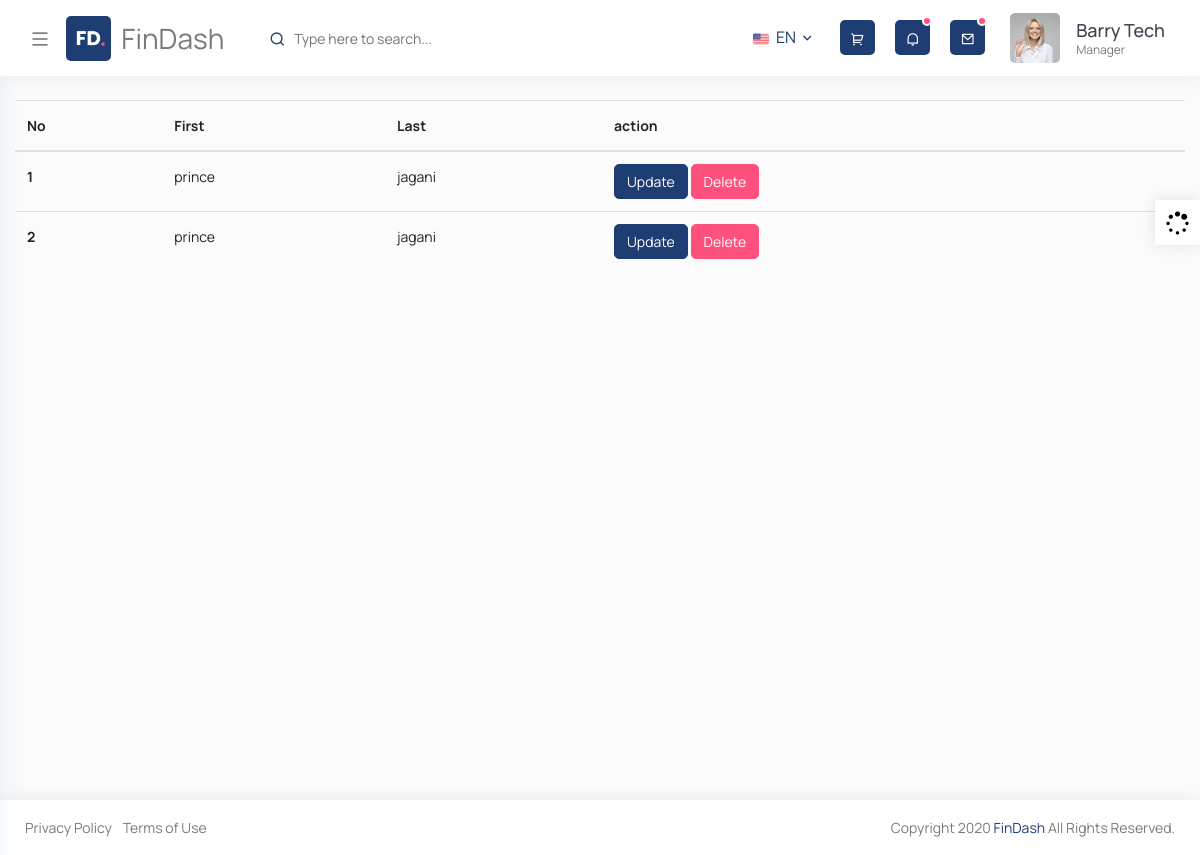
/members/user_show, run on an earlier commit of the app's database.
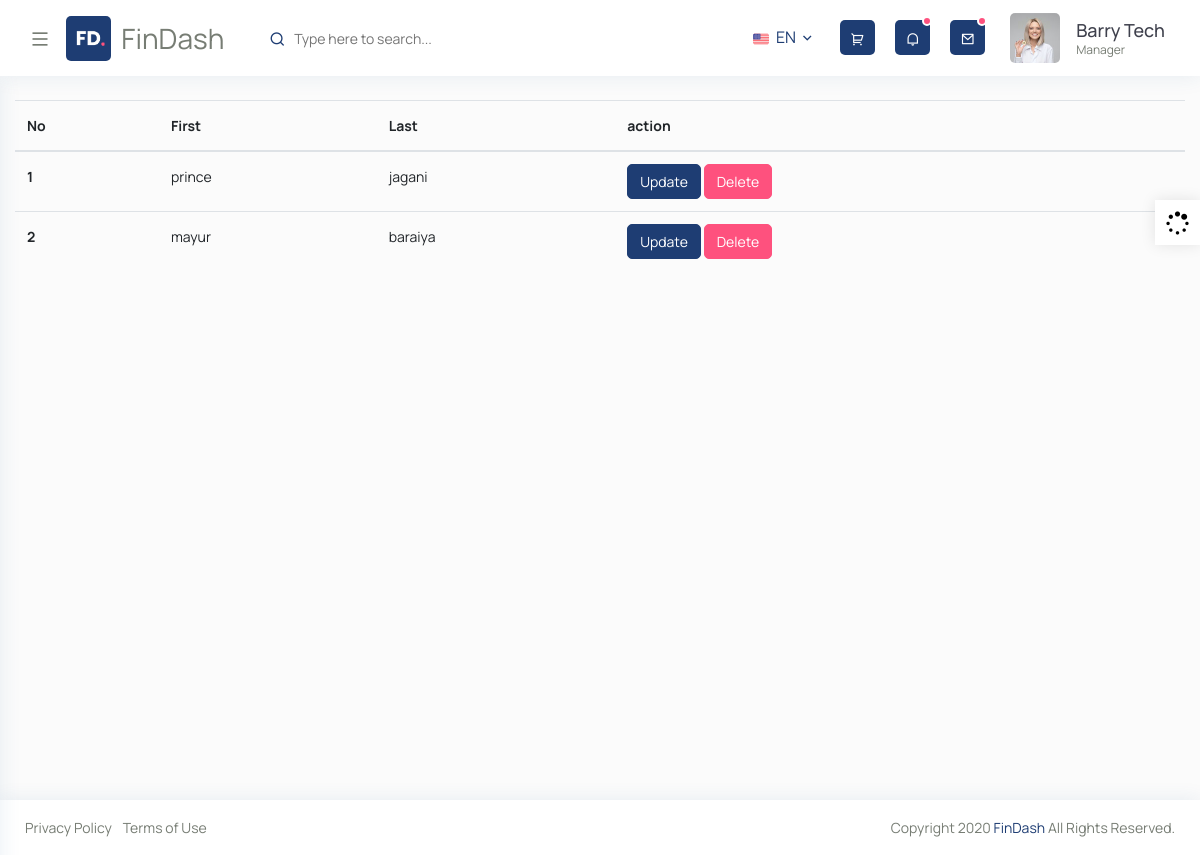
And on a later commit of the database.
### members/models.py (models this page shows, shortened)
class Employees(models.Model):
    f_name=models.CharField(max_length=200)
    l_name=models.CharField(max_length=100)

### members/views.py (the view)
# urls.py: path('user_show',views.user_show, name='user_show'),
def user_show(request):
    emp = Employees.objects.all()
    context={
        'emp':emp,
    }
    return render(request,"user_show.html",context)

### templates/user_show.html (shortened to what this page needs)
{% extends "base.html" %}
{% load static %}
{% block body %}
<div id="content-page" class="content-page">
     <div class="container-fluid">
    <table class="table">
      <thead>
        <tr>
          <th scope="col">No</th>
          <th scope="col">First</th>
          <th scope="col">Last</th>
          <th scope="col">action</th>
        </tr>
      </thead>
      <tbody>
        {% for i in emp %}
        <tr>
          <th scope="row">{{ forloop.counter }}</th>
          <td>{{i.f_name}}</td>
          <td>{{i.l_name}}</td>
          <td><a class="btn btn-primary" href="{% url 'user_update' i.id %}">Update</a>
          <a class="btn btn-danger"href="{% url 'user_delete' i.id %}" onclick="return confirm('Are you sure you want to delete this?')">Delete</a></td>
        </tr>
        {% endfor %}
        </tbody>
        </table>
      </div>
    </div>
    {% endblock %}

### templates/base.html (shortened to what this page needs)
{% load static %}
<!doctype html>
<html lang="en">
<head>
      <link rel="stylesheet" href="{% static 'css/bootstrap.min.css' %}">
      <link rel="stylesheet" href="{% static 'css/typography.css' %}" >
      <link rel="stylesheet" href="{% static 'css/style.css' %}">
      <link rel="stylesheet" href="{% static 'css/responsive.css' %}">
      <link href="{% static 'fullcalendar/core/main.css' %}" rel="stylesheet" />
      <link href="{% static 'fullcalendar/daygrid/main.css' %}" rel="stylesheet" />
      <link href="{% static 'fullcalendar/timegrid/main.css' %}" rel="stylesheet" />
      <link href="{% static 'fullcalendar/list/main.css' %}" rel="stylesheet" />
      <link rel="stylesheet" href="{% static 'css/flatpickr.min.css'  %}" />
   </head>
   <body>
      <div class="wrapper">
         {%  include 'nav.html' %}
         {% block body %}
         {% endblock %}
        </div>
        {%  include 'footer.html' %}
       <div class="iq-colorbox color-fix">
         <div class="buy-button"> <a class="color-full" href="#"><i class="fa fa-spinner fa-spin"></i></a> </div>
       </div>
   </body>
</html>

### templates/nav.html (shortened to what this page needs)
{% load static %}
<div class="iq-top-navbar">
    <div class="iq-navbar-custom">
       <nav class="navbar navbar-expand-lg navbar-light p-0">
          <div class="iq-menu-bt d-flex align-items-center">
             <div class="wrapper-menu">
                <div class="main-circle"><i class="ri-menu-line"></i></div>
             </div>
             <div class="iq-navbar-logo d-flex justify-content-between ml-3">
                <a href="index.html" class="header-logo">
                <img src="{% static 'images/logo.png' %}" class="img-fluid rounded" alt="">
                <span>FinDash</span>
                </a>
             </div>
          </div>
          <div class="iq-search-bar">
             <form action="#" class="searchbox">
                <input type="text" class="text search-input" placeholder="Type here to search...">
                <a class="search-link" href="#"><i class="ri-search-line"></i></a>
             </form>
          </div>
          <div class="collapse navbar-collapse" id="navbarSupportedContent">
             <ul class="navbar-nav ml-auto navbar-list">
                <li class="nav-item">
                   <a class="search-toggle iq-waves-effect language-title" href="#"><img src="{% static  'images/small/flag-01.png' %}" alt="img-flaf" class="img-fluid mr-1" style="height: 16px; width: 16px;"> EN <i class="ri-arrow-down-s-line"></i></a>
                </li>
                <li class="nav-item nav-icon">
                   <a href="#" class="iq-waves-effect bg-primary rounded"><i class="ri-shopping-cart-2-line"></i></a>
                </li>
                <li class="nav-item nav-icon">
                   <a href="#" class="search-toggle iq-waves-effect bg-primary rounded">
                   <i class="ri-notification-line"></i>
                   <span class="bg-danger dots"></span>
                   </a>
                </li>
                <li class="nav-item nav-icon dropdown">
                   <a href="#" class="search-toggle iq-waves-effect bg-primary rounded">
                   <i class="ri-mail-line"></i>
                   <span class="bg-danger count-mail"></span>
                   </a>
                </li>
             </ul>
          </div>
          <ul class="navbar-list">
             <li class="line-height">
                <a href="#" class="search-toggle iq-waves-effect d-flex align-items-center">
                   <img src="{% static 'images/user/1.jpg'%}" class="img-fluid rounded mr-3" alt="user">
                   <div class="caption">
                      <h6 class="mb-0 line-height">Barry Tech</h6>
                      <p class="mb-0">Manager</p>
                   </div>
                </a>
             </li>
          </ul>
       </nav>
    </div>
 </div>

### templates/footer.html
<footer class="iq-footer">
    <div class="container-fluid">
       <div class="row">
          <div class="col-lg-6">
             <ul class="list-inline mb-0">
                <li class="list-inline-item"><a href="privacy-policy.html">Privacy Policy</a></li>
                <li class="list-inline-item"><a href="terms-of-service.html">Terms of Use</a></li>
             </ul>
          </div>
          <div class="col-lg-6 text-right">
             Copyright 2020 <a href="#">FinDash</a> All Rights Reserved.
          </div>
       </div>
    </div>
 </footer>

### static/css/typography.css (style rules this page uses)
body { font-family: 'Manrope', sans-serif; font-weight: 400; font-style: normal; font-size: 14px; line-height: 1.8; padding: 0; margin: 0; color: var(--iq-body-text); background: var(--iq-body-bg); }
h1, h2, h3, h4, h5, h6 { font-family: 'Manrope', sans-serif; font-weight: 500; margin: 0px; line-height: 1.5; color: var(--iq-title-text); }
h6 { font-size: 1.0em; }
.rounded { border-radius: 5px!important; }
.bg-primary, .badge-primary { color: var(--iq-white); background: var(--iq-primary) !important; }
.bg-danger, .badge-danger { color: var(--iq-white); background: var(--iq-danger) !important; }
.line-height { line-height: normal !important; }
.btn { font-size: 14px; border-radius: 5px; }
.btn-primary { background: var(--iq-primary); border-color: var(--iq-primary); }
.btn-danger { background-color: var(--iq-danger); border-color: var(--iq-danger); }

### static/css/responsive.css (style rules this page uses)
@media (max-width:1699px) { .iq-search-bar .searchbox { width: 350px; } }
@media (max-width:1299px) { .iq-top-navbar .iq-navbar-custom .iq-menu-bt { display: block; } }
@media (max-width:1299px) { .content-page, body.sidebar-main .content-page { margin-left: 0; padding: 100px 0 0; } }
@media (max-width:1299px) { .iq-top-navbar, body.sidebar-main .iq-top-navbar { width: auto; left: 0; right: 0; } }
@media (max-width:1299px) { .iq-footer, body.sidebar-main .iq-footer { padding: 15px 10px; margin-left: 0; width: 100%; } }
@media (max-width:1299px) { .iq-search-bar .searchbox { width: 100%; } }
@media (max-width:1299px) { .iq-navbar-logo { padding: 0; } }

### static/css/variable.css (style rules this page uses)
:root { --iq-title-text: #3f414d; --iq-body-text: #777d74; --iq-body-bg: #fbfbfb; --iq-primary: #1e3d73; --iq-secondary: #a09e9e; --iq-success: #65f9b3; --iq-warning: #ffbf43; --iq-danger: #fe517e; --iq-info: #9267ff; --iq-dark: #3f414d; --iq-light: #fafafb; --iq-white: #ffffff; --iq-black: #000000; --iq-light-primary: #e7ecee; --iq-light-secondary: #f1f2f1; --iq-light-success: #ecfff6; --iq-light-danger: #ffeeee; --iq-light-warning: #fefaee; --iq-light-info: #f4f0ff; --iq-light-dark: #f0efef; --iq-primary-hover: #1d335a; --iq-secondary-hover: #3948e8; --iq-success-hover: #8defc0; --iq-danger-hover: #ff6a6a; --iq-warning-hover: #fae837; --iq-info-hover: #fff1e0; --iq-dark-hover: #3948e8; --iq-border-light: #f1f1f1; --iq-light-card: #ffffff; --iq-primary-rgb: 100, 114, 248; --iq-color1: #1e3d73; --iq-color2: #02d871; --iq-color3: #309cf3; --iq-color4: #ff00ff; --iq-color5: #fb1f4c; --iq-color6: #00ced1; --iq-color7: #f35f3b; --iq-color8: #fde117; --iq-color9: #ff0000; --iq-color10: #88028c; --iq-color11: #00d5ab; --iq-color12: #ce9252; --iq-color13: #f9ae02; --iq-color14: #1e7fe4; --iq-color15: #006400; --iq-color16: #fa7c04; --iq-color17: #81bf02; --iq-color18: #99a7ca; --iq-color19: #3d2a26; --iq-color20: #a0746b; }

### static/css/style-customizer.css (style rules this page uses)
.iq-colorbox { background-color: var(--iq-white); width: 300px; position: fixed; top: 0; bottom: 0; right: -300px; color: #222222; z-index: 99999; height: auto; -webkit-box-shadow: -2px 0 45px -4px rgba(0, 0, 0, 0.15); -moz-box-shadow: -2px 0 45px -4px rgba(0, 0, 0, 0.15); box-shadow: -2px 0 45px -4px rgba(0, 0, 0, 0.15); }
.iq-colorbox.color-fix { box-shadow: none; }
.iq-colorbox a.color-full { position: absolute; top: 200px; right: 300px; background: var(--iq-white); width: 45px; height: 45px; line-height: 45px; display: block; font-size: 24px; color: #000; text-align: center; text-decoration: none; -webkit-box-shadow: 0px 0px 15px 0px rgba(0, 0, 0, 0.1); -moz-box-shadow: 0px 0px 15px 0px rgba(0, 0, 0, 0.1); box-shadow: 0px 0px 15px 0px rgba(0, 0, 0, 0.1); }

What changed in the data, as far as the page shows it:
removed Employees: f_name "prince", l_name "jagani"
added Employees: f_name "mayur", l_name "baraiya"
